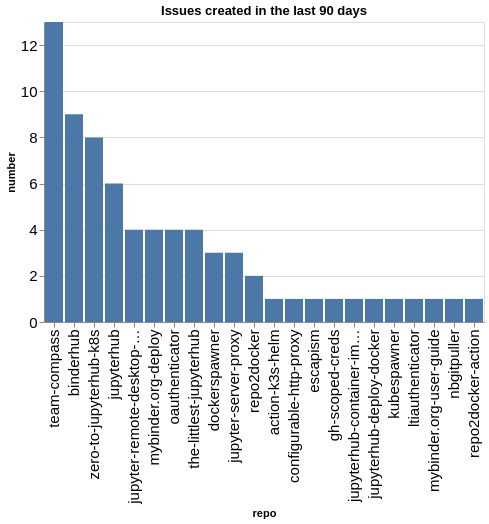

Notebook source saved alongside this figure:
### Code cell
created_counts = created.groupby(['org', 'repo']).count()['number'].reset_index()
created_counts['org/repo'] = created_counts.apply(lambda a: a['org'] + '/' + a['repo'], axis=1)
sorted_vals = created_counts.sort_values(['org', 'number'], ascending=False)['repo'].values
alt.Chart(data=created_counts, title=f"Issues created in the last {n_days} days").mark_bar().encode(
    x=alt.X('repo', sort=alt.Sort(sorted_vals.tolist())),
    y='number',
)

### Figure 1 — Vega-Lite specification as saved in the notebook (floating-point values rounded to 4 significant figures)
{"config": {"axisLeft": {"labelFontSize": 15}, "axisBottom": {"labelFontSize": 15}}, "data": {"name": "data-996ec1a37b92b3dec06b80d0683c63b3"}, "mark": {"type": "bar"}, "encoding": {"x": {"field": "repo", "sort": ["team-compass", "binderhub", "zero-to-jupyterhub-k8s", "jupyterhub", "jupyter-remote-desktop-proxy", "mybinder.org-deploy", "oauthenticator", "the-littlest-jupyterhub", "dockerspawner", "jupyter-server-proxy", "repo2docker", "action-k3s-helm", "configurable-http-proxy", "escapism", "gh-scoped-creds", "jupyterhub-container-images", "jupyterhub-deploy-docker", "kubespawner", "ltiauthenticator", "mybinder.org-user-guide", "nbgitpuller", "repo2docker-action"], "type": "nominal"}, "y": {"field": "number", "type": "quantitative"}}, "title": "Issues created in the last 90 days", "$schema": "https://vega.github.io/schema/vega-lite/v5.20.1.json", "datasets": {"data-996ec1a37b92b3dec06b80d0683c63b3": [{"org": "jupyterhub", "repo": "action-k3s-helm", "number": 1, "org/repo": "jupyterhub/action-k3s-helm"}, {"org": "jupyterhub", "repo": "binderhub", "number": 9, "org/repo": "jupyterhub/binderhub"}, {"org": "jupyterhub", "repo": "configurable-http-proxy", "number": 1, "org/repo": "jupyterhub/configurable-http-proxy"}, {"org": "jupyterhub", "repo": "dockerspawner", "number": 3, "org/repo": "jupyterhub/dockerspawner"}, {"org": "jupyterhub", "repo": "escapism", "number": 1, "org/repo": "jupyterhub/escapism"}, {"org": "jupyterhub", "repo": "gh-scoped-creds", "number": 1, "org/repo": "jupyterhub/gh-scoped-creds"}, {"org": "jupyterhub", "repo": "jupyter-remote-desktop-proxy", "number": 4, "org/repo": "jupyterhub/jupyter-remote-desktop-proxy"}, {"org": "jupyterhub", "repo": "jupyter-server-proxy", "number": 3, "org/repo": "jupyterhub/jupyter-server-proxy"}, {"org": "jupyterhub", "repo": "jupyterhub", "number": 6, "org/repo": "jupyterhub/jupyterhub"}, {"org": "jupyterhub", "repo": "jupyterhub-container-images", "number": 1, "org/repo": "jupyterhub/jupyterhub-container-images"}, {"org": "jupyterhub", "repo": "jupyterhub-deploy-docker", "number": 1, "org/repo": "jupyterhub/jupyterhub-deploy-docker"}, {"org": "jupyterhub", "repo": "kubespawner", "number": 1, "org/repo": "jupyterhub/kubespawner"}, {"org": "jupyterhub", "repo": "ltiauthenticator", "number": 1, "org/repo": "jupyterhub/ltiauthenticator"}, {"org": "jupyterhub", "repo": "mybinder.org-deploy", "number": 4, "org/repo": "jupyterhub/mybinder.org-deploy"}, {"org": "jupyterhub", "repo": "mybinder.org-user-guide", "number": 1, "org/repo": "jupyterhub/mybinder.org-user-guide"}, {"org": "jupyterhub", "repo": "nbgitpuller", "number": 1, "org/repo": "jupyterhub/nbgitpuller"}, {"org": "jupyterhub", "repo": "oauthenticator", "number": 4, "org/repo": "jupyterhub/oauthenticator"}, {"org": "jupyterhub", "repo": "repo2docker", "number": 2, "org/repo": "jupyterhub/repo2docker"}, {"org": "jupyterhub", "repo": "repo2docker-action", "number": 1, "org/repo": "jupyterhub/repo2docker-action"}, {"org": "jupyterhub", "repo": "team-compass", "number": 13, "org/repo": "jupyterhub/team-compass"}, {"org": "jupyterhub", "repo": "the-littlest-jupyterhub", "number": 4, "org/repo": "jupyterhub/the-littlest-jupyterhub"}, {"org": "jupyterhub", "repo": "zero-to-jupyterhub-k8s", "number": 8, "org/repo": "jupyterhub/zero-to-jupyterhub-k8s"}]}}
